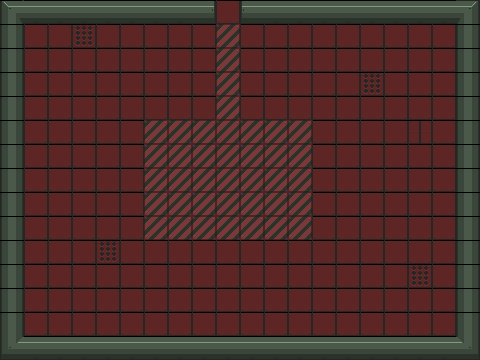

Rendered tile map (Tiled .tmx) drawn with the repository's tilesets; below, a short description and the map source with its tile grids summarised:
An orthogonal 20x15 tile map with 24x24 px tiles, 1 tile layer (Tile Layer 1).

<map version="1.0" orientation="orthogonal" renderorder="right-down" width="20" height="15" tilewidth="24" tileheight="24" nextobjectid="10">
 <tileset firstgid="1" name="world" tilewidth="24" tileheight="24" tilecount="1435" columns="35">
  <image source="../sprites/world.png" trans="ff00ff" width="840" height="984" />
 </tileset>
 <layer name="Tile Layer 1" width="20" height="15">
  <data>[300 cells, 300 non-empty, 12 distinct tile ids]</data>
 </layer>
</map>